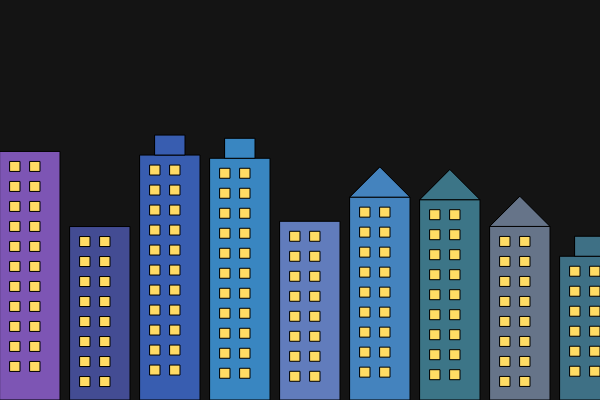
Frame 1 (no input)
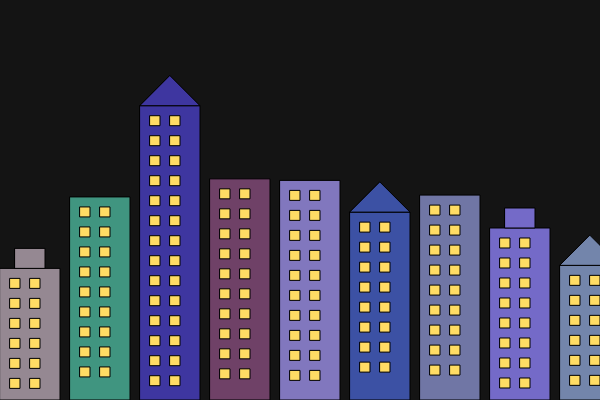
Frame 2 (the mouse pressed at the canvas centre, redrawn once)

The p5.js sketch that drew these frames (run headless with seeded random() and noise() and a simulated clock; the mouse was pressed at the canvas centre and the sketch redrawn once):

// p5.js sketch
// ── sketch.js
function setup() {
  createCanvas(600, 400);
  noLoop();
}

function draw() {
  background(20);

  for (let x = 0; x < width; x += 70) {
    let h = random(120, 300);
    let type = floor(random(3));

    // building colours
    fill(random(50, 150), random(50, 150), random(100, 200));
    rect(x, height - h, 60, h);

    // roof variations
    if (type === 1) {
      triangle(x, height - h, x + 60, height - h, x + 30, height - h - 30);
    } else if (type === 2) {
      rect(x + 15, height - h - 20, 30, 20);
    }

    // windows
    fill(255, 220, 100);
    for (let y = height - h + 10; y < height - 20; y += 20) {
      for (let wx = x + 10; wx < x + 50; wx += 20) {
        rect(wx, y, 10, 10);
      }
    }
  }
}
